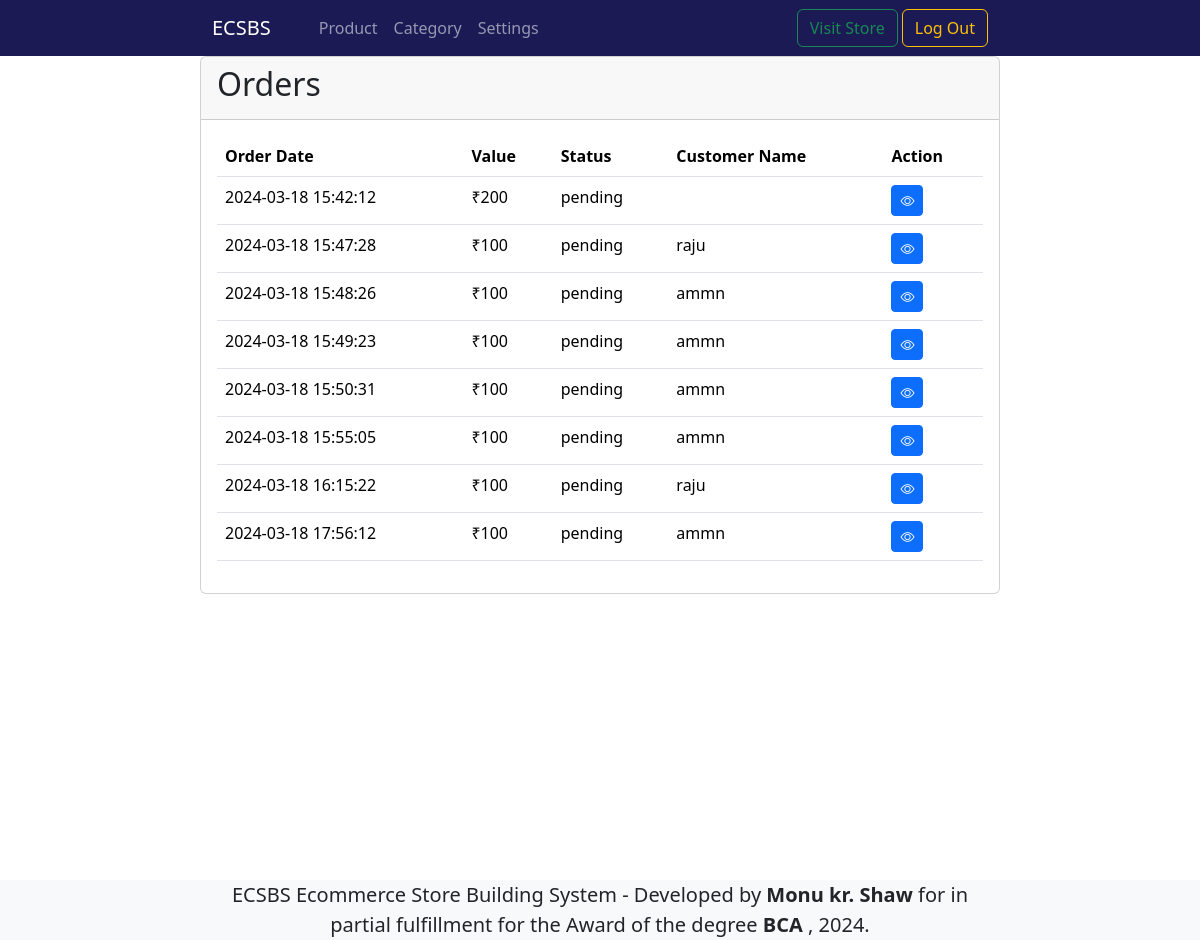
Page /seller/home.php (signed in) on the earlier database version.
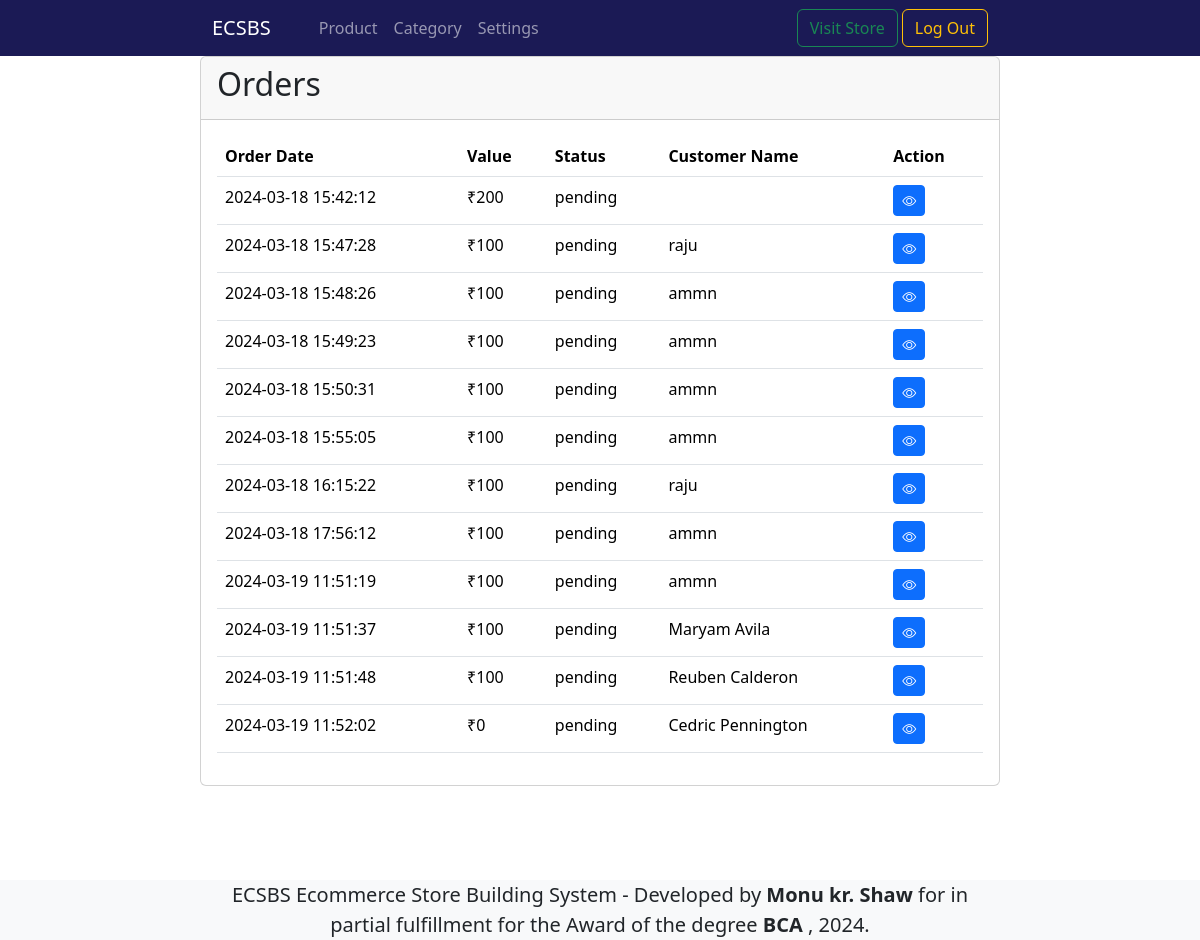
Same page on the later database version.
### tables this page shows
CREATE TABLE `ordertable` (
  `id` int(11) NOT NULL,
  `amount` int(11) NOT NULL,
  `customerName` varchar(255) NOT NULL,
  `customerPhone` varchar(255) NOT NULL,
  `customerAddress` varchar(255) NOT NULL,
  `customerPincode` int(11) NOT NULL,
  `date` datetime NOT NULL DEFAULT current_timestamp(),
  `sellerId` int(11) NOT NULL,
  `status` varchar(25) NOT NULL,
  `orderId` varchar(11) DEFAULT NULL
);

### seller/db.php (called while the page is built, shortened)
<?php
class dbConn{
    private $host = "sql208.epizy.com";
    private $username = "epiz_25373149";
    private $password = "UuCEpaWc4CP1BeB";
    private $dbName = "epiz_25373149_ecsbs";
    private $con_status = false ;
    public $con = '';
    public function __construct(){
        if(!$this->con_status){
        $this->con = new PDO('mysql:host='.$this->host.';dbname='.$this->dbName,$this->username, $this->password);
        $this->con_status = true;
        }else{
        }
    }
    public function read_specific($table, $query, $args_val){
        $sql = "SELECT * FROM $table WHERE $query";
        $result = $this->con->prepare($sql);
        $result->execute($args_val);
        $holdResult = $result->fetchAll(PDO::FETCH_ASSOC);
        if($result->rowCount() > '0'){
            return $holdResult;
        }else{
            return 0;
        }
    }
}
$db = new dbConn();
?>

### seller/home.php (the view, shortened to what this page needs)
<!DOCTYPE html>
<html lang="en">
<head>
    <?php include_once("top.php");?>
</head>
<body>
    <?php include_once("header.php");?>
    <?php
        include_once("db.php");
        $orders = $db->read_specific("ordertable","sellerId = ?",[$_SESSION["login"]["id"]]);
    ?>
    <div class=" col-lg-10 col-xl-8 mx-auto min-vh-100">
        <div class="card">
            <div class="card-header">
                <h2>Orders</h2>
            </div>
            <div class="card-body  overflow-auto">
                <table id="myTable" class="table">
                    <thead>
                        <tr>
                            <th>Order Date</th>
                            <th>Value</th>
                            <th>Status</th>
                            <th>Customer Name</th>
                            <th>Action</th>
                        </tr>
                    </thead>
                    <tbody>
                        <?php foreach ($orders as $order) {
                            echo '
                            <tr>
                            <td>'.$order["date"].'</td>
                            <td>₹'.$order["amount"].'</td>
                            <td>'.$order["status"].'</td>
                            <td>'.$order["customerName"].'</td>
                            <td>
                                <a href="order.php?order='.$order["orderId"].'" class="btn btn-primary btn-sm">
                                    <i class="bi bi-eye"></i>
                                </a>
                            </td>
                            </tr>
                            ';
                        }?>
                    </tbody>
                </table>
            </div>
        </div>
    </div>
    <?php include_once("footer.php");?>
</body>
</html>

### seller/top.php (shortened to what this page needs)
<link rel="stylesheet" href="./style.css">
<link rel="stylesheet" href="/style.css">
<link href="https://cdn.jsdelivr.net/npm/bootstrap@5.3.3/dist/css/bootstrap.min.css" rel="stylesheet"
>
<link rel="stylesheet" href="https://cdn.jsdelivr.net/npm/@splidejs/splide@4.1.4/dist/css/splide.min.css">
<link rel="stylesheet" href="https://cdn.datatables.net/2.0.2/css/dataTables.dataTables.min.css">
<link rel="stylesheet" href="https://cdn.jsdelivr.net/npm/bootstrap-icons@1.11.3/font/bootstrap-icons.min.css">
<link rel="stylesheet" type="text/css" href="https://cdn.jsdelivr.net/npm/toastify-js/src/toastify.min.css">

### seller/header.php (shortened to what this page needs)
<nav class="navbar navbar-expand-lg c-bg-secondary navbar-dark">
  <div class="container-fluid col-lg-10 col-xl-8 mx-auto">
    <a class="navbar-brand" href="<?=$base."./index.php"?>">ECSBS</a>
    <div class="collapse navbar-collapse" id="navbarNav">
      <ul class="navbar-nav me-auto mb-2 mb-lg-0 px-0 px-md-4">
        <li class="nav-item">
          <a class="nav-link <?php if(str_contains($_SERVER['REQUEST_URI'],"product.php")) echo"active"; ?>" href="./product.php">Product</a>
        </li>
        <li class="nav-item">
          <a class="nav-link <?php if(str_contains($_SERVER['REQUEST_URI'],"category.php")) echo"active"; ?>" href="./category.php">Category</a>
        </li>
        <li class="nav-item">
          <a class="nav-link <?php if(str_contains($_SERVER['REQUEST_URI'],"setting.php")) echo"active"; ?>" href="./setting.php">Settings</a>
        </li>
      </ul>
      <button class="btn btn-outline-success mx-0 mx-md-1 my-1 my-md-0">
        <a class="nav-link" href="../<?= "home/".$_SESSION["login"]["slug"]?>" target="_blank">Visit Store</a>
      </button>
      <button class="btn btn-outline-warning">
        <a class="nav-link" href="./logout.php">Log Out</a>
      </button>
    </div>
  </div>
</nav>

### seller/footer.php
<div class="position-sticky bottom-0 bg-light col-12 mt-4">
    <div class="col-lg-10 col-xl-8 mx-auto">
        <p class="text-center p-0 m-0 fs-5">
            ECSBS Ecommerce Store Building System - Developed by <span class="fw-semibold">Monu kr. Shaw</span>  for in partial fulfillment for the Award of the degree <span class="fw-bold">BCA</span> , 2024.
        </p>
    </div>
</div>

### seller/style.css (style rules this page uses)
.c-bg-secondary { background-color: #1B1A55 !important; }
body { font-family: "Poppins", sans-serif; }

Differences in the rows shown:
added ordertable: date "2024-03-19 11:51:19", amount "100", status "pending", customerName "ammn"
added ordertable: date "2024-03-19 11:51:37", amount "100", status "pending", customerName "Maryam Avila"
added ordertable: date "2024-03-19 11:51:48", amount "100", status "pending", customerName "Reuben Calderon"
added ordertable: date "2024-03-19 11:52:02", amount "0", status "pending", customerName "Cedric Pennington"
